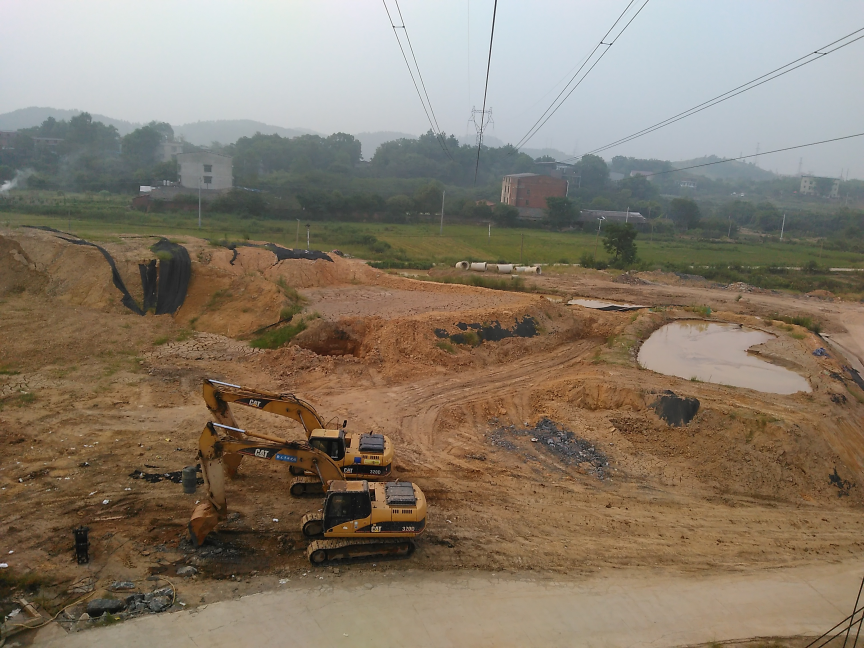
#> input picture dataset/images/demo.jpg, 2592 x 1944 px (shown at 1/3 size)
$ python draw_box.py
#> lines starting #> are read from the running program, lines starting #| are printed output that depends on the picture
"""
根据cpm的输出框做简单的画框
"""

from PIL import Image, ImageDraw, ExifTags

def draw_rectangle_on_image(image_path, output_path,x1,y1,x2,y2):
    # 打开图片
#> called with image_path = './dataset/images/demo.jpg', output_path = '/dataset/demo_box.jpg', x1 = 195, y1 = 138, x2 = 912, y2 = 916
    image = Image.open(image_path)
#> image is the input picture: PIL image 2592x1944 RGB; mean R, G, B 135.6, 123.2, 107

    # 处理EXIF旋转信息
    try:
        for orientation in ExifTags.TAGS.keys():
            if ExifTags.TAGS[orientation] == 'Orientation':
                break
        exif = image._getexif()
        if exif is not None:
            orientation = exif.get(orientation, None)
            if orientation == 3:
                image = image.rotate(180, expand=True)
            elif orientation == 6:
                image = image.rotate(270, expand=True)
            elif orientation == 8:
                image = image.rotate(90, expand=True)
    except (AttributeError, KeyError, IndexError):
        # Cases: image doesn't have getexif
        pass

    # 获取图片宽度和高度
    width, height = image.size
#> width = 2592; height = 1944

    top_left = (int(x1 * width/1000), int(y1*height/1000))  # 左上角坐标
#> top_left = (505, 268)
    bottom_right = (int(x2*width/1000), int(y2*height/1000))  # 右下角坐标
#> bottom_right = (2363, 1780)

    # 画红色矩形框
    draw = ImageDraw.Draw(image)
    draw.rectangle([top_left, bottom_right], outline="red", width=3)

    # 保存图片
    image.save(output_path)
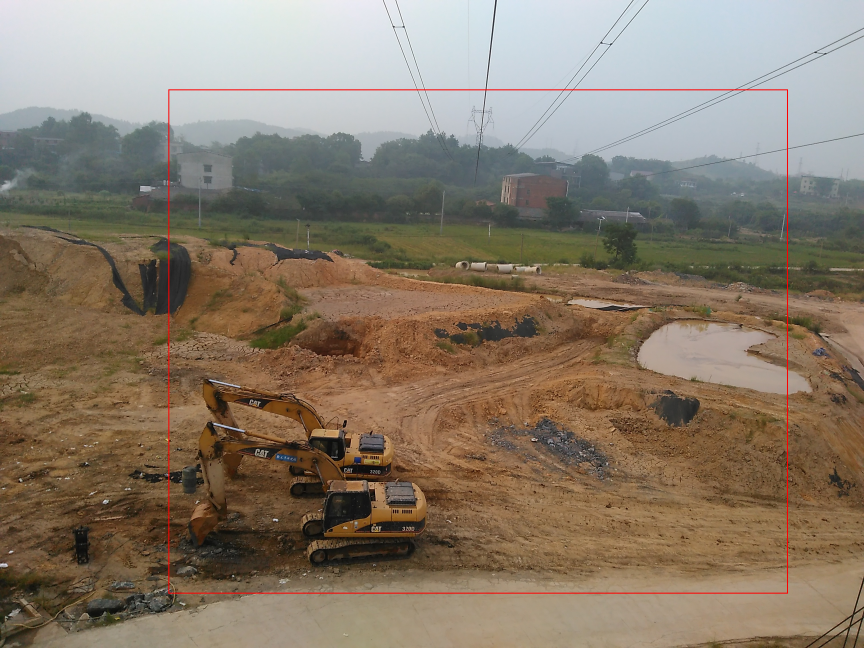
#> saved as demo_box.jpg: PIL image 2592x1944 RGB (shown at 1/3 size); mean R, G, B 136, 122.7, 106.4

#找到图中每一个挖掘机的坐标。以格式(x1,y1,x2,y2)输出，其中(x1,y1)是检测框左上角坐标，(x2,y2)是右下角坐标
image_path = "./dataset/images/demo.jpg"
output_path = "/dataset/demo_box.jpg"
x1,y1,x2,y2 = 195,138,912,916
draw_rectangle_on_image(image_path, output_path, x1,y1,x2,y2)
